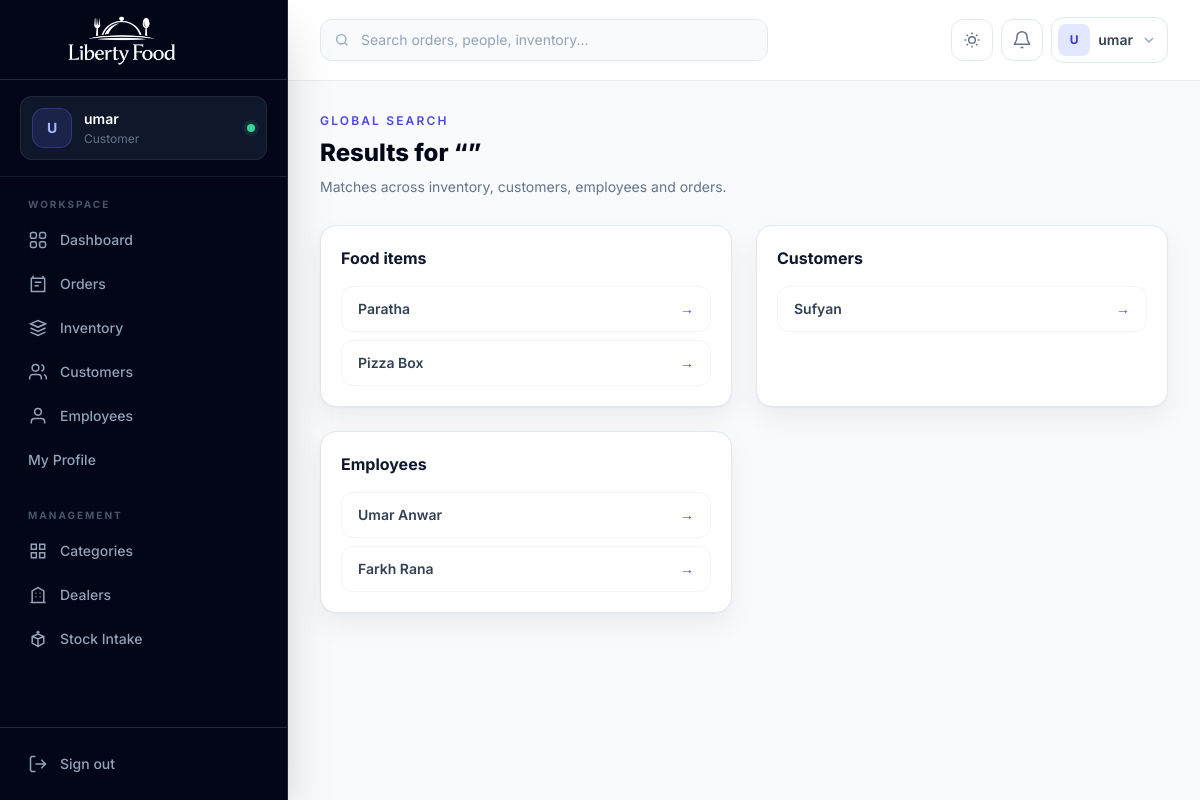
The app's page /search/ (signed in), older data.
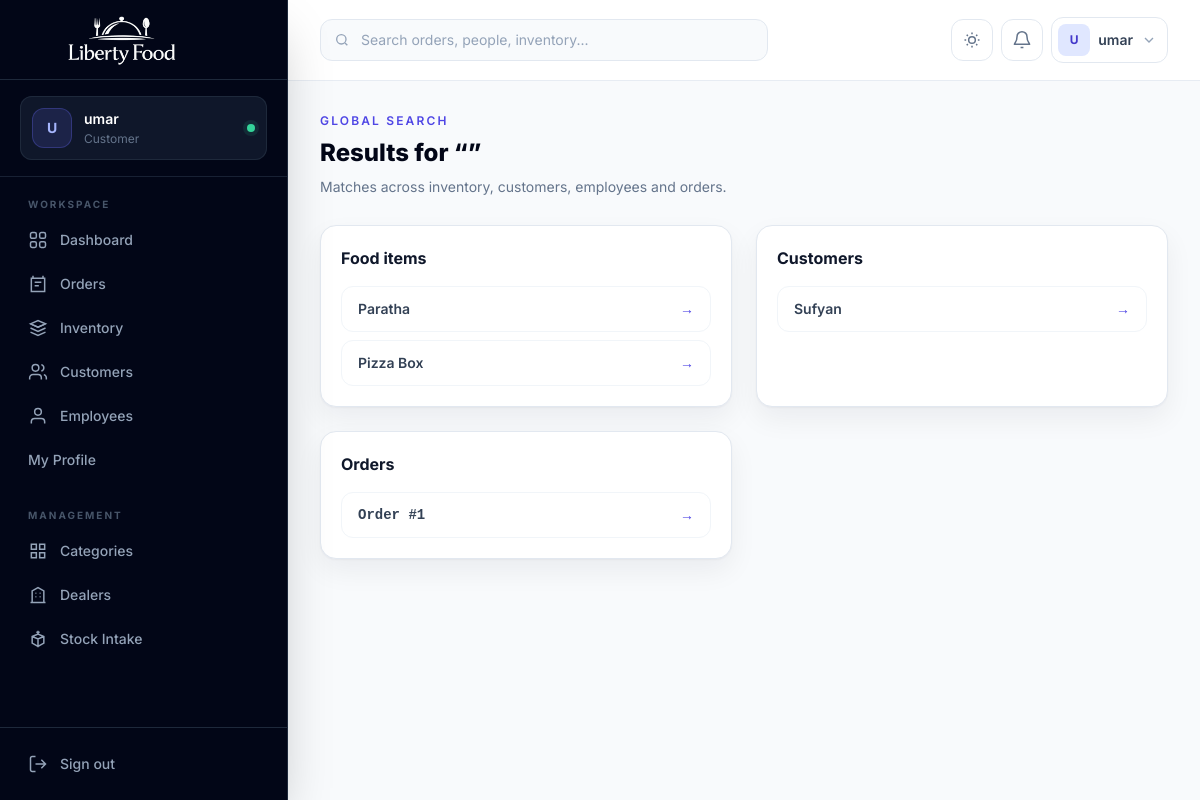
The same page, newer data.
### core_app/models.py (models this page shows, shortened)
class FoodItem(models.Model):
    name = models.CharField(max_length=100)
    description = models.TextField()
    price = models.DecimalField(max_digits=8, decimal_places=2, blank=True)
    category = models.ForeignKey(Category, on_delete=models.CASCADE)
    dealer = models.ForeignKey(Dealer, on_delete=models.SET_NULL, null=True, blank=True)
    image = models.ImageField(upload_to="food_images/", null=True, blank=True)
    quantity = models.PositiveIntegerField(default=0)
    UNIT_CHOICES = [
        ("unit", "Piece"),
        ("pack", "Pack"),
        ("box", "Box"),
        ("carton", "Carton"),
        ("bottle", "Bottle"),
    ]
    default_unit = models.CharField(max_length=20, choices=UNIT_CHOICES, default="unit")
    pieces_per_pack = models.PositiveIntegerField(default=1)
    pieces_per_box = models.PositiveIntegerField(default=0)
    pieces_per_carton = models.PositiveIntegerField(default=0)
    custom_unit_name = models.CharField(max_length=50, blank=True, null=True)
    created_at = models.DateTimeField(auto_now_add=True)
    total_sold = models.PositiveIntegerField(default=0)

class Order(models.Model):
    PAYMENT_CHOICES = [
        ("Pending", "Pending"),
        ("Cleared", "Cleared"),
    ]
    status = models.CharField(
        max_length=20,
        choices=STATUS_CHOICES,
        default="Pending"
    )
    customer_name = models.CharField(max_length=120, blank=True, default='')
    customer_phone = models.CharField(max_length=20, blank=True, default='')
    customer = models.ForeignKey(
        Customer,
        blank=True,
        null=True,
        related_name="orders",
        on_delete=models.SET_NULL,
    )
    walking_customer = models.ForeignKey(
        WalkingCustomer,
        blank=True,
        null=True,
        related_name="walking_orders",
        on_delete=models.SET_NULL,
    )
    manual_order = models.BooleanField(default=False)
    manual_order_amount = models.DecimalField(
        max_digits=10,
        decimal_places=2,
        null=True,
        blank=True,
    )
    bill_snapshot = models.ImageField(upload_to='manual_orders/', null=True, blank=True)
    notes = models.TextField(blank=True, default='')
    order_date = models.DateTimeField(auto_now_add=True)
    payment_status = models.CharField(
        max_length=20,
        choices=PAYMENT_CHOICES,
        default="Pending"
    )
    paid_amount = models.DecimalField(
        max_digits=10,
        decimal_places=2,
        default=0
    )

### people_app/models.py (models this page shows, shortened)
class Customer(models.Model):
    user = models.OneToOneField(settings.AUTH_USER_MODEL, on_delete=models.CASCADE, null=True, blank=True, unique=True)
    name = models.CharField(max_length=100)
    email = models.EmailField(unique=True)
    address = models.TextField()
    phone = models.CharField(max_length=20, null=True, blank=True)

class Employee(models.Model):
    user = models.OneToOneField(
        settings.AUTH_USER_MODEL,
        on_delete=models.CASCADE,
        null=True,
        blank=True,
        unique=True,
        related_name="employee_profile",
    )
    first_name = models.CharField(max_length=50)
    last_name = models.CharField(max_length=50)
    position = models.CharField(max_length=100)
    join_date = models.DateField()
    is_active = models.BooleanField(default=True)
    base_salary = models.DecimalField(max_digits=10, decimal_places=2, default=0)

### core_app/views.py (the view)
# urls.py: path('search/', views.global_search, name='global_search'),
@admin_required
def global_search(request):
    q = request.GET.get("q", "")
    return render(request, "search_results.html", {
        "query": q,
        "food": FoodItem.objects.filter(name__icontains=q),
        "customers": Customer.objects.filter(name__icontains=q),
        "employees": Employee.objects.filter(first_name__icontains=q),
        "orders": Order.objects.filter(id__icontains=q),
})

### accounts/decoraters.py (called while the page is built)
def is_admin(user):
    return user.is_authenticated and (user.is_superuser or user.role == "admin")

def role_required(*roles):
    def decorator(view_func):
        @login_required
        @wraps(view_func)
        def wrapper(request, *args, **kwargs):
            if is_admin(request.user) or request.user.role in roles:
                return view_func(request, *args, **kwargs)
            raise PermissionDenied("You do not have permission to access this page.")
        return wrapper
    return decorator

### templates/search_results.html (shortened to what this page needs)
{% extends 'base.html' %}
{% block content %}
<section class="mb-7"><p class="text-xs font-semibold uppercase tracking-[.18em] text-indigo-600 dark:text-indigo-400">Global search</p><h1 class="mt-2 text-2xl font-extrabold text-slate-950 dark:text-white">Results for “{{ query }}”</h1><p class="mt-2 text-sm text-slate-500">Matches across inventory, customers, employees and orders.</p></section>
<div class="grid gap-6 lg:grid-cols-2">
  {% if food %}<section class="rounded-2xl border border-slate-200 bg-white p-5 shadow-soft dark:border-slate-800 dark:bg-slate-900"><h2 class="font-bold text-slate-900 dark:text-white">Food items</h2><div class="mt-4 space-y-2">{% for item in food %}<a href="{% url 'fooditem_detail' item.id %}" class="flex items-center justify-between rounded-xl border border-slate-100 px-4 py-3 text-sm font-semibold hover:border-indigo-200 hover:bg-indigo-50/40 dark:border-slate-800 dark:hover:bg-indigo-950/20">{{ item.name }}<span class="text-indigo-600">→</span></a>{% endfor %}</div></section>{% endif %}
  {% if customers %}<section class="rounded-2xl border border-slate-200 bg-white p-5 shadow-soft dark:border-slate-800 dark:bg-slate-900"><h2 class="font-bold text-slate-900 dark:text-white">Customers</h2><div class="mt-4 space-y-2">{% for c in customers %}<a href="{% url 'customer_record' c.id %}" class="flex items-center justify-between rounded-xl border border-slate-100 px-4 py-3 text-sm font-semibold hover:border-indigo-200 hover:bg-indigo-50/40 dark:border-slate-800">{{ c.name }}<span class="text-indigo-600">→</span></a>{% endfor %}</div></section>{% endif %}
  {% if employees %}<section class="rounded-2xl border border-slate-200 bg-white p-5 shadow-soft dark:border-slate-800 dark:bg-slate-900"><h2 class="font-bold text-slate-900 dark:text-white">Employees</h2><div class="mt-4 space-y-2">{% for e in employees %}<a href="{% url 'employee_detail' e.id %}" class="flex items-center justify-between rounded-xl border border-slate-100 px-4 py-3 text-sm font-semibold hover:border-indigo-200 hover:bg-indigo-50/40 dark:border-slate-800">{{ e.first_name }} {{ e.last_name }}<span class="text-indigo-600">→</span></a>{% endfor %}</div></section>{% endif %}
  {% if orders %}<section class="rounded-2xl border border-slate-200 bg-white p-5 shadow-soft dark:border-slate-800 dark:bg-slate-900"><h2 class="font-bold text-slate-900 dark:text-white">Orders</h2><div class="mt-4 space-y-2">{% for o in orders %}<a href="{% url 'order_detail' o.id %}" class="flex items-center justify-between rounded-xl border border-slate-100 px-4 py-3 text-sm font-semibold hover:border-indigo-200 hover:bg-indigo-50/40 dark:border-slate-800"><span class="font-mono">Order #{{ o.id }}</span><span class="text-indigo-600">→</span></a>{% endfor %}</div></section>{% endif %}
</div>
{% endblock %}

Row changes from the older to the newer data that the page shows:
removed Employee: first_name "Umar", last_name "Anwar"
removed Employee: first_name "Farkh", last_name "Rana"
added Order: id "1"
Text that changed along with them:
text no longer shown: "Employees"
text now shown: "Orders"
